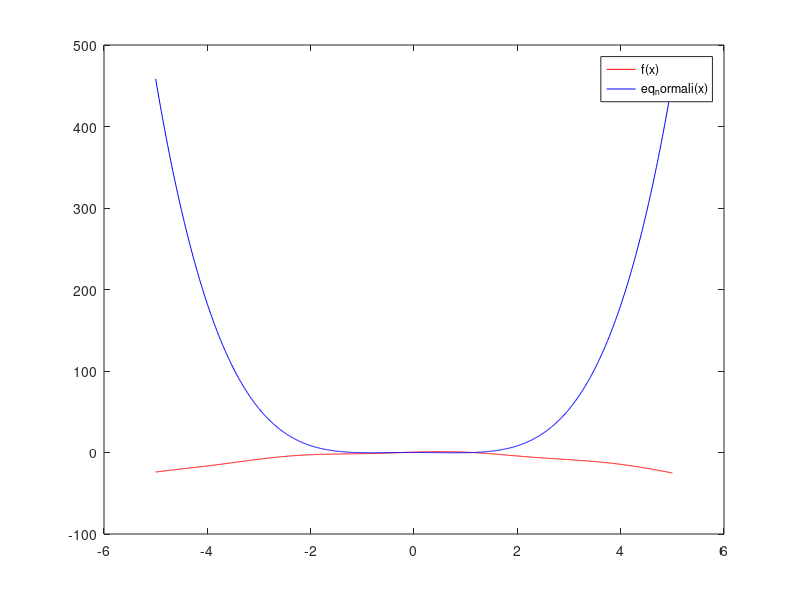
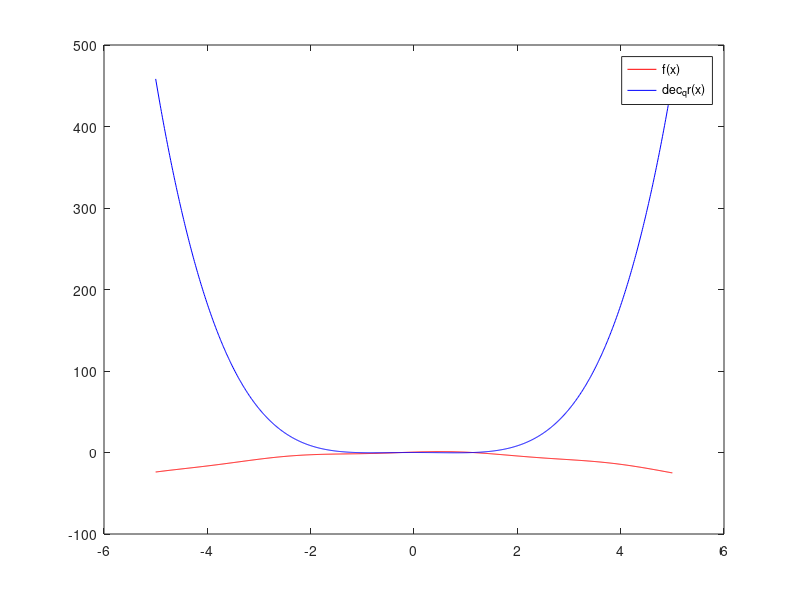

Recreate these plots in MATLAB, in order.
clear all;
clc;

f = @(x) sin(2*x) - x.^2 + 0.5;

x = linspace(-5, 5, 100);

y = f(x);
yp = y + 0.5*rand(size(y));

d = 4;

V = fliplr(vander(x));
A = V(:,1:d+1);

c = A' * A \ (A' * yp');

I = linspace(-5, 5, 1000);

figure(1)
plot(I, f(I), 'r', I, polyval(c, I), 'b')
legend('f(x)', 'eq_normali(x)')

Q = A;
[Q, R] = qr(A);

c2 = R \ (Q' * yp');
figure(2)
plot(I, f(I), 'r', I, polyval(c2, I), 'b')
legend('f(x)', 'dec_qr(x)')

fprintf('diff norma infinito: %1.5e\n', max(abs(c - c2)))
